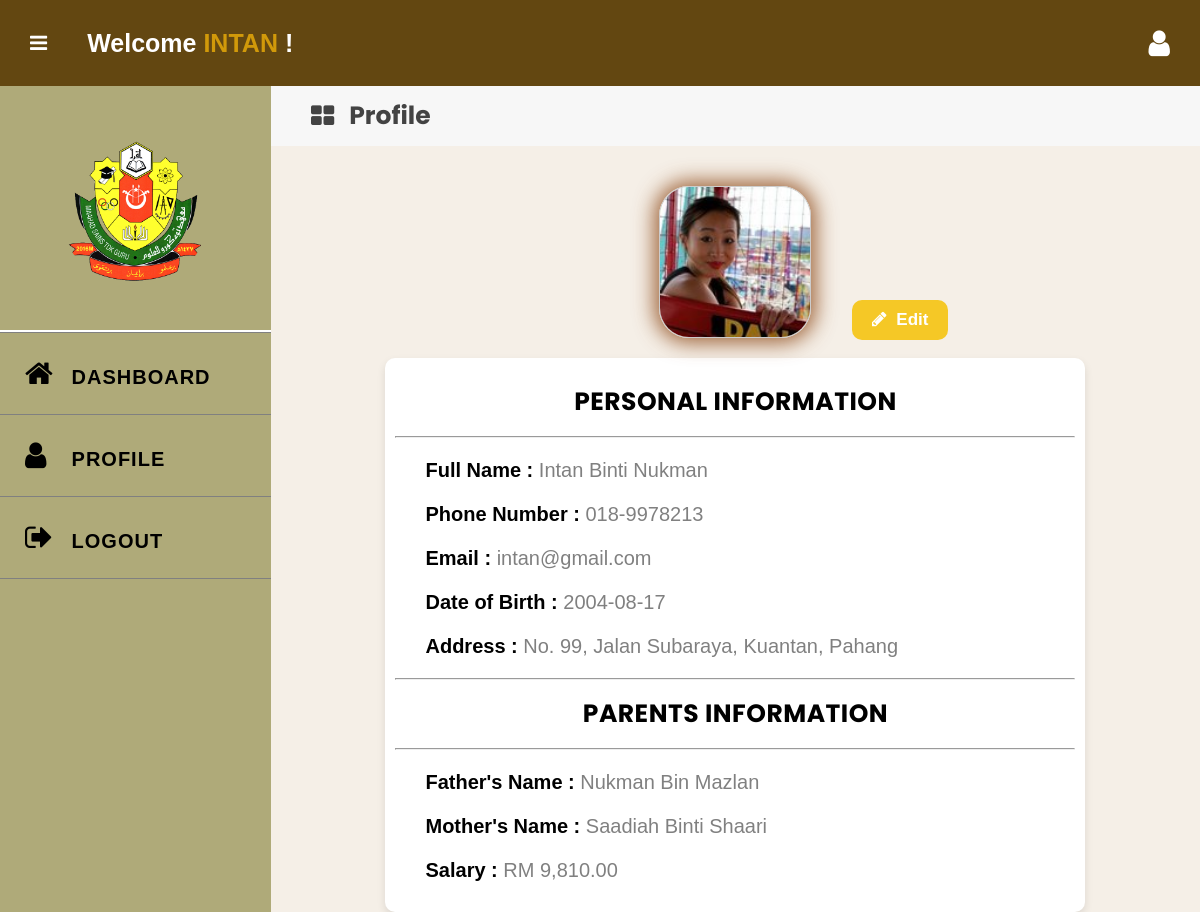
The app's page /studentprofile.php (signed in) with its own data.
### tables this page shows
CREATE TABLE `student` (
  `STUID` int NOT NULL,
  `STUNAME` varchar(255) NOT NULL,
  `STUPNO` varchar(12) NOT NULL,
  `STUEMAIL` varchar(50) NOT NULL,
  `STUPASSWORD` varchar(30) NOT NULL,
  `STUGENDER` varchar(6) DEFAULT NULL,
  `STUADDRESS` varchar(255) DEFAULT NULL,
  `STUDOB` date DEFAULT NULL,
  `FATHERNAME` varchar(255) DEFAULT NULL,
  `MOTHERNAME` varchar(255) DEFAULT NULL,
  `SALARY` decimal(10,2) DEFAULT NULL,
  `STUIMAGE` varchar(255) DEFAULT NULL,
  `STATUS` varchar(50) DEFAULT NULL
);

### studentprofile.php (the view, shortened to what this page needs)
<?php
require_once("dbConnect.php");
$studentInfo = [];
if (isset($_SESSION['username'])) {
    $username = $_SESSION['username'];
    $sql = "SELECT * FROM STUDENT WHERE STUID = ?";
    $stmt = $dbCon->prepare($sql);
    $stmt->bind_param('s', $username);
    $stmt->execute();
    $result = $stmt->get_result();
    if ($result->num_rows === 1) {
        $studentInfo = $result->fetch_assoc();
    } else {
        echo "<script>alert('Student data not found.');</script>";
    }
    $sql = "SELECT STUNAME FROM student WHERE STUID = ?";
    $stmt = $dbCon->prepare($sql);
    $stmt->bind_param("s", $username);
    $stmt->execute();
    $stmt->store_result();
    $stmt->bind_result($fullName);
    $firstName = strtoupper(strtok($fullName, ' '));
}
?>
<!DOCTYPE html>
<html lang="en">
<head>
    <link rel="stylesheet" href="https://stackpath.bootstrapcdn.com/font-awesome/4.7.0/css/font-awesome.min.css">
</head>
<body>
    <div class="header">
        <label for="checkbox">
            <i id="navbtn" class="fa fa-bars" aria-hidden="true"></i>
        </label>
        <h2 class="welcome-name">Welcome <span style="color: #D1990A;"><?php echo htmlspecialchars($firstName); ?></span> !</h2>
        <div class="right-icon">
            <a href="studentprofile.php">
                <i class="fa fa-user" aria-hidden="true"></i>
            </a>
        </div>
    </div>
    <div class="body">
        <nav class="side-bar">
            <div class="user-p">
                <img src="logo.png" alt=""/>
            </div>
            <ul>
                <li >
                    <a href="home.php">
                        <i class="fa fa-home" aria-hidden="true"></i>
                        <span style="padding-left:10px;">DASHBOARD</span>
                    </a>
                </li>
                <li>
                    <a href="studentprofile.php">
                        <i class="fa fa-user" aria-hidden="true"></i>
                        <span style="padding-left:10px;">PROFILE</span>
                    </a>
                </li>
                <li style="border-bottom: 1px solid grey;">
                    <a href="logout.php">
                        <i class="fa fa-sign-out" aria-hidden="true"></i>
                        <span style="padding-left:10px;">LOGOUT</span>
                    </a>
                </li>
            </ul>
        </nav>
        <section class="section-1">
            <div class="circled-menu-parent">
                <p><i class="fa fa-th-large" style="font-size:25px;"></i>Profile</p>
            </div>
            <div class="image-wrap">
                <img src="<?php echo !empty($studentInfo['STUIMAGE']) ? 'STUDENT/' . htmlspecialchars($studentInfo['STUIMAGE']) : 'default-profile.png'; ?>" alt="Profile Picture">
            </div>
            <div class="profile-wrapper">
                <h2>PERSONAL INFORMATION</h2>
                <hr>
                <div class="personal-class">
                <p><b>Full Name : </b> <span style="color: grey;"><?php echo $studentInfo['STUNAME']; ?></span></p>
                    <p><b>Phone Number : </b> <span style="color: grey;"><?php echo $studentInfo['STUPNO']; ?></span></p>
                    <p><b>Email : </b> <span style="color: grey;"><?php echo $studentInfo['STUEMAIL']; ?></span></p>
                    <p><b>Date of Birth : </b> <span style="color: grey;"><?php echo $studentInfo['STUDOB']; ?></span></p>
                    <p><b>Address : </b><span style="color: grey;"><?php echo $studentInfo['STUADDRESS']; ?></span></p>
                </div>
                <hr>
                <h2>PARENTS INFORMATION</h2>
                <hr>
                <div class="parents-class">
                    <p><b>Father's Name : </b><span style="color: grey;"><?php echo $studentInfo['FATHERNAME']; ?></span></p>
                    <p><b>Mother's Name : </b><span style="color: grey;"><?php echo $studentInfo['MOTHERNAME']; ?></span></p>
                    <p><b>Salary : </b> <span style="color: grey;">RM <?php echo number_format(!empty($studentInfo['SALARY']) ? $studentInfo['SALARY'] : 0.0, 2); ?></span></p>
                </div>
            </div>
            <div class="link">
                <a href="editprofile.php"><i class="fa fa-pencil"></i> Edit</a>
            </div>
        </section>
    </div>
</body>
</html>

### studentprofile.php (style rules this page uses)
* { padding: 0; margin: 0; box-sizing: border-box; font-family: arial, sans-serif; }
.header { display: flex; align-items: center; padding: 28px 30px; background: #634711; color: #fff; }
.welcome-name { font-size: 25px; margin-left: 40px; }
.header i { font-size: 30px; cursor: pointer; color: #fff; }
.header a { text-decoration: none; color: black; }
.right-icon { margin-left: auto; }
.right-icon i { margin-right: 15px; }
.right-icon i:last-child { margin-right: 0; }
.user-p { text-align: center; padding-top: 50px; }
.user-p img { width: 150px; height: 150px; border-radius: 50%; }
.body { display: flex; }
.side-bar { width: 350px; background: #AFAA79; min-height: 100vh; transition: 500ms width; }
.side-bar ul { margin-top: 40px; list-style: none; border-top: 2px solid white; }
.side-bar ul li { font-size: 20px; padding: 25px 0px; padding-left: 25px; transition: background 500ms; white-space: nowrap; overflow: hidden; text-overflow: ellipsis; border: none; border-top: 1px solid grey; }
.side-bar ul li a { text-decoration: none; color: black; cursor: pointer; letter-spacing: 1px; font-weight: bold; }
.side-bar i { display: inline-block; padding-right: 10px; width: 30px; vertical-align: center; font-size: 25px; }
.side-bar ul li a { text-decoration: none; color: #black; cursor: pointer; letter-spacing: 1px; }
.side-bar ul li a i { display: inline-block; padding-right: 10px; font-size: 30px; }
.section-1 { width: 100%; background-color: #F5EFE7; background-size: cover; background-position: center; display: flex; align-items: center; flex-direction: column; }
#navbtn { display: inline-block; left: 20px; font-size: 20px; transition: 500ms color; color: #black; }
.circled-menu-parent { background-color: #f7f7f7; height: 60px; font-size: 25px; font-family: 'Inter'; font-weight: bold; color: #434343; width: 100%; display: flex; justify-content: center; flex-direction: column; padding: 0 20px; font-family: "Poppins", sans-serif; }
.circled-menu-parent p { margin: 0; display: flex; align-items: center; font-size: 25px; font-family: "Poppins", sans-serif; }
.circled-menu-parent i { margin-left: 20px; margin-right: 15px; }
.profile-wrapper { width: 700px; height: auto; background: #fff; margin-top: 20px; box-shadow: 0 4px 8px rgba(0, 0, 0, 0.1); border-radius: 10px; padding: 10px; }
.profile-wrapper h2 { text-align: center; font-size: 25px; padding: 15px; font-family: "Poppins", sans-serif; letter-spacing: 0.02em; }
.profile-wrapper p { padding: 10px; font-size: 20px; margin-left: 20px; margin-right: 20px; font-family:"Inter"; }
.personal-class, .parents-class { margin-top: 10px; margin-bottom: 10px; }
.link a { padding: 10px 20px; background: #F5C826; border: none; border-radius: 10px; color: white; font-family: "arial"; font-size: 17px; text-decoration: none; font-weight: bold; transition: background 0.3s, color 0.3s; position: absolute; top: 300px; left: 71%; }
.image-wrap { border: 1px solid #ccc; margin-top: 40px; border-radius: 20px; position: relative; overflow: hidden; border-radius: 30px; box-shadow: 0 0 20px 5px rgba(139, 69, 19, 0.8); }
.image-wrap img { width: 150px; height: 150px; border-radius: 20px; display: block; }
.link i { margin-right: 5px; }

### records on screen
student: STUNAME "INTAN", STUIMAGE (picture), STUNAME "Intan Binti Nukman", STUPNO "018-9978213", STUEMAIL "intan@gmail.com", STUDOB "2004-08-17", STUADDRESS "No. 99, Jalan Subaraya, Kuantan, Pahang", FATHERNAME "Nukman Bin Mazlan", MOTHERNAME "Saadiah Binti Shaari", SALARY "9,810.00"
